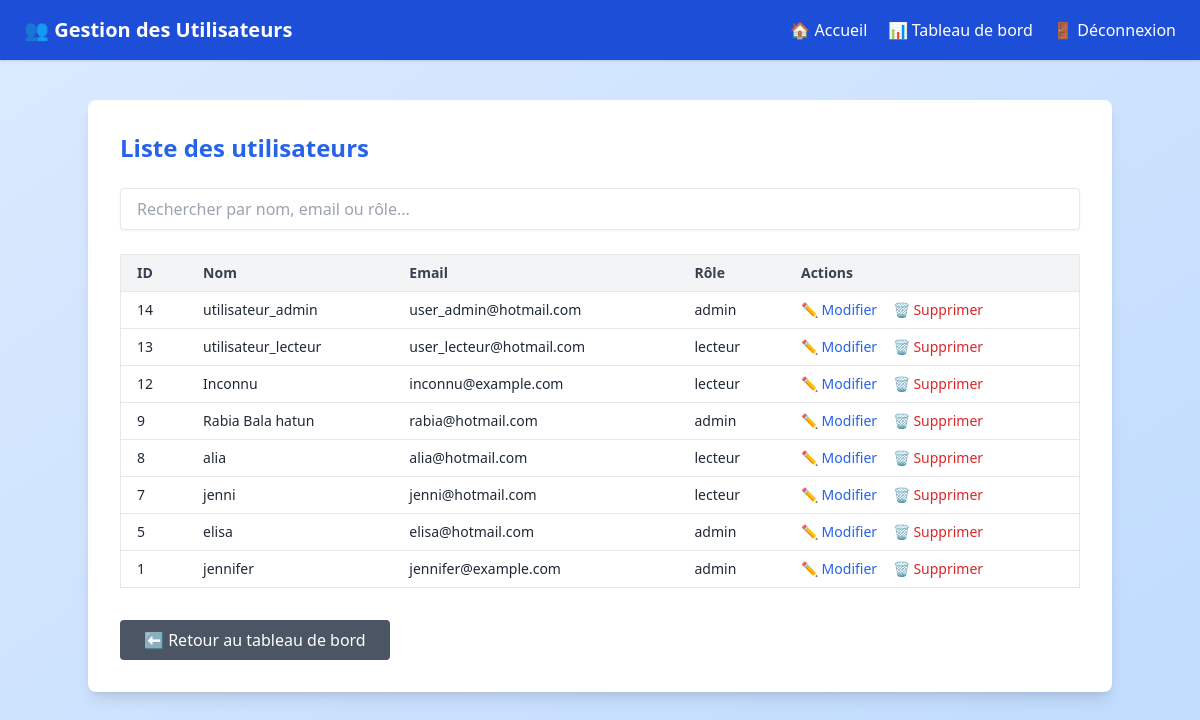
The page /gerer_utilisateurs.php (signed in) on the database as committed earlier.
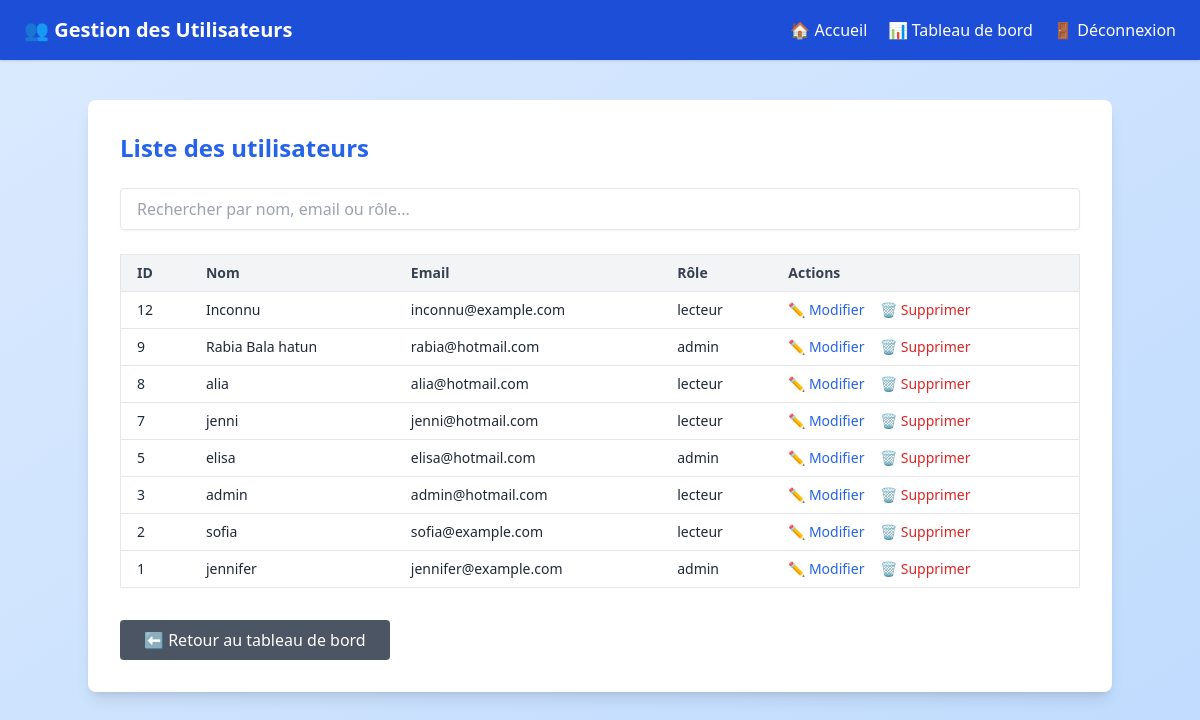
The same page on the database as committed later.
### tables this page shows
CREATE TABLE IF NOT EXISTS `utilisateurs` (
  `id` int NOT NULL AUTO_INCREMENT,
  `nom_utilisateur` varchar(50) NOT NULL,
  `email` varchar(100) NOT NULL,
  `mot_de_passe` varchar(255) NOT NULL,
  `role` enum('lecteur','admin') DEFAULT 'lecteur',
  `date_inscription` timestamp NULL DEFAULT CURRENT_TIMESTAMP,
  PRIMARY KEY (`id`),
  UNIQUE KEY `nom_utilisateur` (`nom_utilisateur`),
  UNIQUE KEY `email` (`email`)
);

### gerer_utilisateurs.php (the view, shortened to what this page needs)
<?php
require_once 'includes/config.php';
$stmt = $pdo->query("SELECT * FROM utilisateurs ORDER BY id DESC");
$utilisateurs = $stmt->fetchAll();
?>
<!DOCTYPE html>
<html lang="fr">
<head>
    <script src="https://cdn.tailwindcss.com"></script>
</head>
<body class="bg-gradient-to-br from-blue-100 to-blue-200 min-h-screen font-sans">
<header class="bg-blue-700 text-white px-6 py-4 flex justify-between items-center shadow">
    <h1 class="text-xl font-semibold">👥 Gestion des Utilisateurs</h1>
    <nav class="space-x-4">
        <a href="index.php" class="hover:underline">🏠 Accueil</a>
        <a href="dashboard.php" class="hover:underline">📊 Tableau de bord</a>
        <a href="logout.php" class="hover:underline">🚪 Déconnexion</a>
    </nav>
</header>
<main class="max-w-5xl mx-auto mt-10 bg-white rounded-lg shadow-lg p-8">
    <h2 class="text-2xl font-bold text-blue-600 mb-6">Liste des utilisateurs</h2>
    <input type="text" id="searchUsers" placeholder="Rechercher par nom, email ou rôle..."
           class="mb-6 w-full px-4 py-2 border rounded shadow-sm focus:outline-none focus:ring-2 focus:ring-blue-400">
    <?php if (empty($utilisateurs)): ?>
        <p class="text-gray-600">Aucun utilisateur trouvé.</p>
    <?php else: ?>
        <div class="overflow-x-auto">
            <table id="usersTable" class="min-w-full table-auto border border-gray-200">
                <thead class="bg-gray-100 text-left text-sm font-medium text-gray-700">
                    <tr>
                        <th class="px-4 py-2 border-b">ID</th>
                        <th class="px-4 py-2 border-b">Nom</th>
                        <th class="px-4 py-2 border-b">Email</th>
                        <th class="px-4 py-2 border-b">Rôle</th>
                        <th class="px-4 py-2 border-b">Actions</th>
                    </tr>
                </thead>
                <tbody class="text-sm text-gray-800">
                    <?php foreach ($utilisateurs as $user): ?>
                        <tr class="hover:bg-gray-50 transition">
                            <td class="px-4 py-2 border-b"><?= $user['id'] ?></td>
                            <td class="px-4 py-2 border-b"><?= htmlspecialchars($user['nom_utilisateur']) ?></td>
                            <td class="px-4 py-2 border-b"><?= htmlspecialchars($user['email']) ?></td>
                            <td class="px-4 py-2 border-b"><?= htmlspecialchars($user['role']) ?></td>
                            <td class="px-4 py-2 border-b space-x-3">
                                <a href="utilisateurs/edit.php?id=<?= $user['id'] ?>" class="text-blue-600 hover:underline">✏️ Modifier</a>
                                <a href="utilisateurs/delete.php?id=<?= $user['id'] ?>"
                                   onclick="return confirm('Confirmer la suppression ?')"
                                   class="text-red-600 hover:underline">🗑️ Supprimer</a>
                            </td>
                        </tr>
                    <?php endforeach ?>
                </tbody>
            </table>
        </div>
    <?php endif ?>
    <div class="mt-8">
        <a href="dashboard.php"
           class="inline-block bg-gray-600 text-white px-6 py-2 rounded hover:bg-gray-700 transition">
            ⬅️ Retour au tableau de bord
        </a>
    </div>
</main>
</body>
</html>

Rows that differ between the two databases and show on the page:
removed utilisateurs: id "14", nom_utilisateur "utilisateur_admin", email "user_admin@hotmail.com", role "admin"
removed utilisateurs: id "13", nom_utilisateur "utilisateur_lecteur", email "user_lecteur@hotmail.com", role "lecteur"
added utilisateurs: id "3", nom_utilisateur "admin", email "admin@hotmail.com", role "lecteur"
added utilisateurs: id "2", nom_utilisateur "sofia", email "sofia@example.com", role "lecteur"
